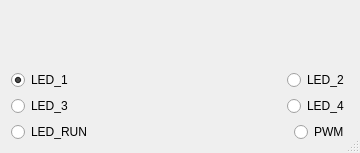
<?xml version="1.0" encoding="UTF-8"?>
<ui version="4.0">
 <class>led_con</class>
 <widget class="QDialog" name="led_con">
  <property name="geometry">
   <rect>
    <x>0</x>
    <y>0</y>
    <width>360</width>
    <height>153</height>
   </rect>
  </property>
  <property name="windowTitle">
   <string>Dialog</string>
  </property>
  <property name="autoFillBackground">
   <bool>true</bool>
  </property>
  <property name="sizeGripEnabled">
   <bool>true</bool>
  </property>
  <layout class="QVBoxLayout" name="verticalLayout_3">
   <item>
    <layout class="QVBoxLayout" name="verticalLayout_2">
     <item>
      <layout class="QVBoxLayout" name="verticalLayout">
       <item>
        <widget class="QLabel" name="status">
         <property name="styleSheet">
          <string notr="true">color: rgb(8, 232, 249);
font: 57 italic 13pt &quot;Ubuntu&quot;;
border:0;</string>
         </property>
         <property name="text">
          <string>&lt;html&gt;&lt;head/&gt;&lt;body&gt;&lt;p align=&quot;center&quot;&gt;&lt;br/&gt;&lt;/p&gt;&lt;/body&gt;&lt;/html&gt;</string>
         </property>
        </widget>
       </item>
       <item>
        <layout class="QHBoxLayout" name="horizontalLayout">
         <item>
          <widget class="QRadioButton" name="ld1">
           <property name="text">
            <string>LED_1</string>
           </property>
           <property name="checked">
            <bool>true</bool>
           </property>
           <attribute name="buttonGroup">
            <string notr="true">buttonGroup</string>
           </attribute>
          </widget>
         </item>
         <item>
          <spacer name="horizontalSpacer">
           <property name="orientation">
            <enum>Qt::Horizontal</enum>
           </property>
           <property name="sizeHint" stdset="0">
            <size>
             <width>40</width>
             <height>20</height>
            </size>
           </property>
          </spacer>
         </item>
         <item>
          <spacer name="horizontalSpacer_2">
           <property name="orientation">
            <enum>Qt::Horizontal</enum>
           </property>
           <property name="sizeHint" stdset="0">
            <size>
             <width>40</width>
             <height>20</height>
            </size>
           </property>
          </spacer>
         </item>
         <item>
          <widget class="QRadioButton" name="ld2">
           <property name="text">
            <string>LED_2</string>
           </property>
           <attribute name="buttonGroup">
            <string notr="true">buttonGroup</string>
           </attribute>
          </widget>
         </item>
        </layout>
       </item>
       <item>
        <layout class="QHBoxLayout" name="horizontalLayout_2">
         <item>
          <widget class="QRadioButton" name="ld3">
           <property name="text">
            <string>LED_3</string>
           </property>
           <attribute name="buttonGroup">
            <string notr="true">buttonGroup</string>
           </attribute>
          </widget>
         </item>
         <item>
          <spacer name="horizontalSpacer_3">
           <property name="orientation">
            <enum>Qt::Horizontal</enum>
           </property>
           <property name="sizeHint" stdset="0">
            <size>
             <width>40</width>
             <height>20</height>
            </size>
           </property>
          </spacer>
         </item>
         <item>
          <widget class="QRadioButton" name="ld4">
           <property name="text">
            <string>LED_4</string>
           </property>
           <attribute name="buttonGroup">
            <string notr="true">buttonGroup</string>
           </attribute>
          </widget>
         </item>
        </layout>
       </item>
      </layout>
     </item>
     <item>
      <layout class="QHBoxLayout" name="horizontalLayout_3">
       <item>
        <widget class="QRadioButton" name="ldr">
         <property name="text">
          <string>LED_RUN</string>
         </property>
         <attribute name="buttonGroup">
          <string notr="true">buttonGroup</string>
         </attribute>
        </widget>
       </item>
       <item>
        <spacer name="horizontalSpacer_5">
         <property name="orientation">
          <enum>Qt::Horizontal</enum>
         </property>
         <property name="sizeHint" stdset="0">
          <size>
           <width>40</width>
           <height>20</height>
          </size>
         </property>
        </spacer>
       </item>
       <item>
        <widget class="QRadioButton" name="pwm">
         <property name="text">
          <string>PWM</string>
         </property>
         <attribute name="buttonGroup">
          <string notr="true">buttonGroup</string>
         </attribute>
        </widget>
       </item>
      </layout>
     </item>
    </layout>
   </item>
  </layout>
 </widget>
 <resources/>
 <connections>
  <connection>
   <sender>ld1</sender>
   <signal>clicked()</signal>
   <receiver>led_con</receiver>
   <slot>on_ld_clicked()</slot>
   <hints>
    <hint type="sourcelabel">
     <x>57</x>
     <y>77</y>
    </hint>
    <hint type="destinationlabel">
     <x>92</x>
     <y>57</y>
    </hint>
   </hints>
  </connection>
  <connection>
   <sender>ld2</sender>
   <signal>clicked()</signal>
   <receiver>led_con</receiver>
   <slot>on_ld_clicked()</slot>
   <hints>
    <hint type="sourcelabel">
     <x>310</x>
     <y>74</y>
    </hint>
    <hint type="destinationlabel">
     <x>246</x>
     <y>59</y>
    </hint>
   </hints>
  </connection>
  <connection>
   <sender>ld3</sender>
   <signal>clicked()</signal>
   <receiver>led_con</receiver>
   <slot>on_ld_clicked()</slot>
   <hints>
    <hint type="sourcelabel">
     <x>42</x>
     <y>95</y>
    </hint>
    <hint type="destinationlabel">
     <x>126</x>
     <y>113</y>
    </hint>
   </hints>
  </connection>
  <connection>
   <sender>ld4</sender>
   <signal>clicked()</signal>
   <receiver>led_con</receiver>
   <slot>on_ld_clicked()</slot>
   <hints>
    <hint type="sourcelabel">
     <x>300</x>
     <y>98</y>
    </hint>
    <hint type="destinationlabel">
     <x>272</x>
     <y>116</y>
    </hint>
   </hints>
  </connection>
  <connection>
   <sender>ldr</sender>
   <signal>clicked()</signal>
   <receiver>led_con</receiver>
   <slot>on_ld_clicked()</slot>
   <hints>
    <hint type="sourcelabel">
     <x>106</x>
     <y>140</y>
    </hint>
    <hint type="destinationlabel">
     <x>75</x>
     <y>137</y>
    </hint>
   </hints>
  </connection>
  <connection>
   <sender>pwm</sender>
   <signal>clicked()</signal>
   <receiver>led_con</receiver>
   <slot>on_ld_clicked()</slot>
   <hints>
    <hint type="sourcelabel">
     <x>298</x>
     <y>134</y>
    </hint>
    <hint type="destinationlabel">
     <x>234</x>
     <y>133</y>
    </hint>
   </hints>
  </connection>
 </connections>
 <slots>
  <slot>on_ld_clicked()</slot>
 </slots>
 <buttongroups>
  <buttongroup name="buttonGroup">
   <property name="exclusive">
    <bool>false</bool>
   </property>
  </buttongroup>
 </buttongroups>
</ui>
